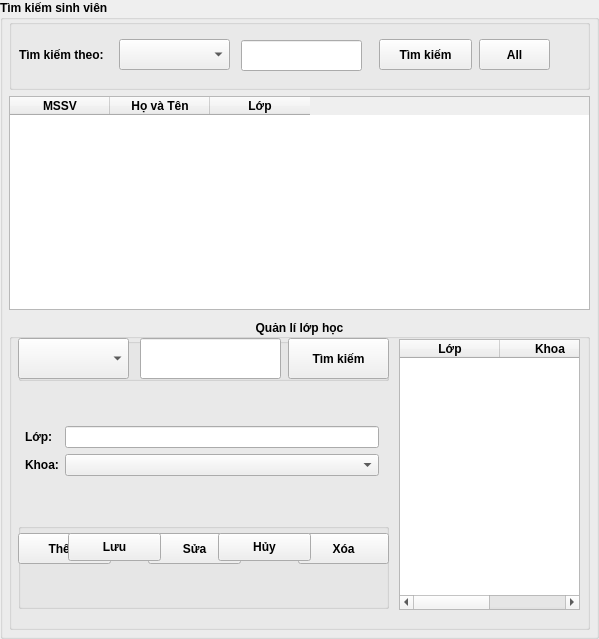
                        <widget class="QGroupBox" name="groupBox_13">
                         <property name="font">
                          <font>
                           <weight>75</weight>
                           <bold>true</bold>
                          </font>
                         </property>
                         <property name="title">
                          <string>Tìm kiếm sinh viên</string>
                         </property>
                         <widget class="QWidget" name="verticalLayoutWidget_6">
                          <property name="geometry">
                           <rect>
                            <x>9</x>
                            <y>19</y>
                            <width>581</width>
                            <height>291</height>
                           </rect>
                          </property>
                          <layout class="QVBoxLayout" name="verticalLayout_19" stretch="1,3">
                           <item>
                            <layout class="QHBoxLayout" name="horizontalLayout_26">
                             <item>
                              <widget class="QGroupBox" name="horizontalLayout_101">
                               <property name="title">
                                <string/>
                               </property>
                               <widget class="QLabel" name="label_8">
                                <property name="geometry">
                                 <rect>
                                  <x>10</x>
                                  <y>15</y>
                                  <width>101</width>
                                  <height>41</height>
                                 </rect>
                                </property>
                                <property name="text">
                                 <string>Tìm kiếm theo:</string>
                                </property>
                               </widget>
                               <widget class="QComboBox" name="cbo_TimSV">
                                <property name="geometry">
                                 <rect>
                                  <x>110</x>
                                  <y>20</y>
                                  <width>111</width>
                                  <height>31</height>
                                 </rect>
                                </property>
                               </widget>
                               <widget class="QPushButton" name="btn_TimSV">
                                <property name="geometry">
                                 <rect>
                                  <x>370</x>
                                  <y>20</y>
                                  <width>93</width>
                                  <height>31</height>
                                 </rect>
                                </property>
                                <property name="text">
                                 <string>Tìm kiếm</string>
                                </property>
                               </widget>
                               <widget class="QPushButton" name="btn_AllSV">
                                <property name="geometry">
                                 <rect>
                                  <x>470</x>
                                  <y>20</y>
                                  <width>71</width>
                                  <height>31</height>
                                 </rect>
                                </property>
                                <property name="text">
                                 <string>All</string>
                                </property>
                               </widget>
                               <widget class="QLineEdit" name="txt_TimSV">
                                <property name="geometry">
                                 <rect>
                                  <x>232</x>
                                  <y>21</y>
                                  <width>121</width>
                                  <height>31</height>
                                 </rect>
                                </property>
                               </widget>
                              </widget>
                             </item>
                            </layout>
                           </item>
                           <item>
                            <layout class="QVBoxLayout" name="verticalLayout_20" stretch="0">
                             <item>
                              <widget class="QTableWidget" name="tbl_SinhVien">
                               <column>
                                <property name="text">
                                 <string>MSSV</string>
                                </property>
                               </column>
                               <column>
                                <property name="text">
                                 <string>Họ và Tên</string>
                                </property>
                               </column>
                               <column>
                                <property name="text">
                                 <string>Lớp</string>
                                </property>
                               </column>
                              </widget>
                             </item>
                            </layout>
                           </item>
                          </layout>
                         </widget>
                         <widget class="QWidget" name="verticalLayoutWidget_8">
                          <property name="geometry">
                           <rect>
                            <x>9</x>
                            <y>319</y>
                            <width>581</width>
                            <height>311</height>
                           </rect>
                          </property>
                          <layout class="QVBoxLayout" name="verticalLayout_21" stretch="0">
                           <item>
                            <layout class="QVBoxLayout" name="verticalLayout_22">
                             <item>
                              <widget class="QGroupBox" name="groupBox_14">
                               <property name="title">
                                <string>Quản lí lớp học</string>
                               </property>
                               <property name="alignment">
                                <set>Qt::AlignCenter</set>
                               </property>
                               <widget class="QWidget" name="verticalLayoutWidget_11">
                                <property name="geometry">
                                 <rect>
                                  <x>9</x>
                                  <y>19</y>
                                  <width>371</width>
                                  <height>271</height>
                                 </rect>
                                </property>
                                <layout class="QVBoxLayout" name="verticalLayout_23" stretch="1,3,2">
                                 <item>
                                  <layout class="QHBoxLayout" name="horizontalLayout_27">
                                   <item>
                                    <widget class="QGroupBox" name="groupBox_15">
                                     <property name="title">
                                      <string/>
                                     </property>
                                     <widget class="QComboBox" name="cbo_TimLop">
                                      <property name="geometry">
                                       <rect>
                                        <x>0</x>
                                        <y>0</y>
                                        <width>111</width>
                                        <height>41</height>
                                       </rect>
                                      </property>
                                     </widget>
                                     <widget class="QPushButton" name="btn_TimLop">
                                      <property name="geometry">
                                       <rect>
                                        <x>270</x>
                                        <y>0</y>
                                        <width>101</width>
                                        <height>41</height>
                                       </rect>
                                      </property>
                                      <property name="text">
                                       <string>Tìm kiếm</string>
                                      </property>
                                     </widget>
                                     <widget class="QLineEdit" name="txt_TimLop">
                                      <property name="geometry">
                                       <rect>
                                        <x>122</x>
                                        <y>0</y>
                                        <width>141</width>
                                        <height>41</height>
                                       </rect>
                                      </property>
                                     </widget>
                                    </widget>
                                   </item>
                                  </layout>
                                 </item>
                                 <item>
                                  <layout class="QFormLayout" name="formLayout_8">
                                   <property name="leftMargin">
                                    <number>7</number>
                                   </property>
                                   <property name="topMargin">
                                    <number>39</number>
                                   </property>
                                   <property name="rightMargin">
                                    <number>10</number>
                                   </property>
                                   <item row="0" column="0">
                                    <widget class="QLabel" name="lbl_TenLopHoc_2">
                                     <property name="text">
                                      <string>Lớp:</string>
                                     </property>
                                    </widget>
                                   </item>
                                   <item row="0" column="1">
                                    <widget class="QLineEdit" name="fi_TenLopHoc"/>
                                   </item>
                                   <item row="1" column="0">
                                    <widget class="QLabel" name="lbl_KhoaLop_2">
                                     <property name="text">
                                      <string>Khoa:</string>
                                     </property>
                                    </widget>
                                   </item>
                                   <item row="1" column="1">
                                    <widget class="QComboBox" name="fi_KhoaLop"/>
                                   </item>
                                  </layout>
                                 </item>
                                 <item>
                                  <layout class="QHBoxLayout" name="horizontalLayout_28">
                                   <item>
                                    <widget class="QGroupBox" name="groupBox_16">
                                     <property name="title">
                                      <string/>
                                     </property>
                                     <widget class="QPushButton" name="btn_ThemLop">
                                      <property name="geometry">
                                       <rect>
                                        <x>0</x>
                                        <y>10</y>
                                        <width>93</width>
                                        <height>31</height>
                                       </rect>
                                      </property>
                                      <property name="text">
                                       <string>Thêm</string>
                                      </property>
                                     </widget>
                                     <widget class="QPushButton" name="btn_SuaLop">
                                      <property name="geometry">
                                       <rect>
                                        <x>130</x>
                                        <y>10</y>
                                        <width>93</width>
                                        <height>31</height>
                                       </rect>
                                      </property>
                                      <property name="text">
                                       <string>Sửa</string>
                                      </property>
                                     </widget>
                                     <widget class="QPushButton" name="btn_XoaLop">
                                      <property name="geometry">
                                       <rect>
                                        <x>280</x>
                                        <y>10</y>
                                        <width>91</width>
                                        <height>31</height>
                                       </rect>
                                      </property>
                                      <property name="text">
                                       <string>Xóa</string>
                                      </property>
                                     </widget>
                                     <widget class="QPushButton" name="btn_LuuLop">
                                      <property name="geometry">
                                       <rect>
                                        <x>50</x>
                                        <y>10</y>
                                        <width>93</width>
                                        <height>28</height>
                                       </rect>
                                      </property>
                                      <property name="text">
                                       <string>Lưu</string>
                                      </property>
                                     </widget>
                                     <widget class="QPushButton" name="btn_HuyLop">
                                      <property name="geometry">
                                       <rect>
                                        <x>200</x>
                                        <y>10</y>
                                        <width>93</width>
                                        <height>28</height>
                                       </rect>
                                      </property>
                                      <property name="text">
                                       <string>Hủy</string>
                                      </property>
                                     </widget>
                                    </widget>
                                   </item>
                                  </layout>
                                 </item>
                                </layout>
                               </widget>
                               <widget class="QGroupBox" name="groupBox_17">
                                <property name="geometry">
                                 <rect>
                                  <x>390</x>
                                  <y>19</y>
                                  <width>161</width>
                                  <height>271</height>
                                 </rect>
                                </property>
                                <property name="title">
                                 <string/>
                                </property>
                               </widget>
                               <widget class="QWidget" name="verticalLayoutWidget_12">
                                <property name="geometry">
                                 <rect>
                                  <x>390</x>
                                  <y>20</y>
                                  <width>181</width>
                                  <height>271</height>
                                 </rect>
                                </property>
                                <layout class="QVBoxLayout" name="verticalLayout_24">
                                 <item>
                                  <widget class="QTableWidget" name="tbl_Lop">
                                   <column>
                                    <property name="text">
                                     <string>Lớp</string>
                                    </property>
                                   </column>
                                   <column>
                                    <property name="text">
                                     <string>Khoa</string>
                                    </property>
                                   </column>
                                  </widget>
                                 </item>
                                </layout>
                               </widget>
                              </widget>
                             </item>
                            </layout>
                           </item>
                          </layout>
                         </widget>
                        </widget>
